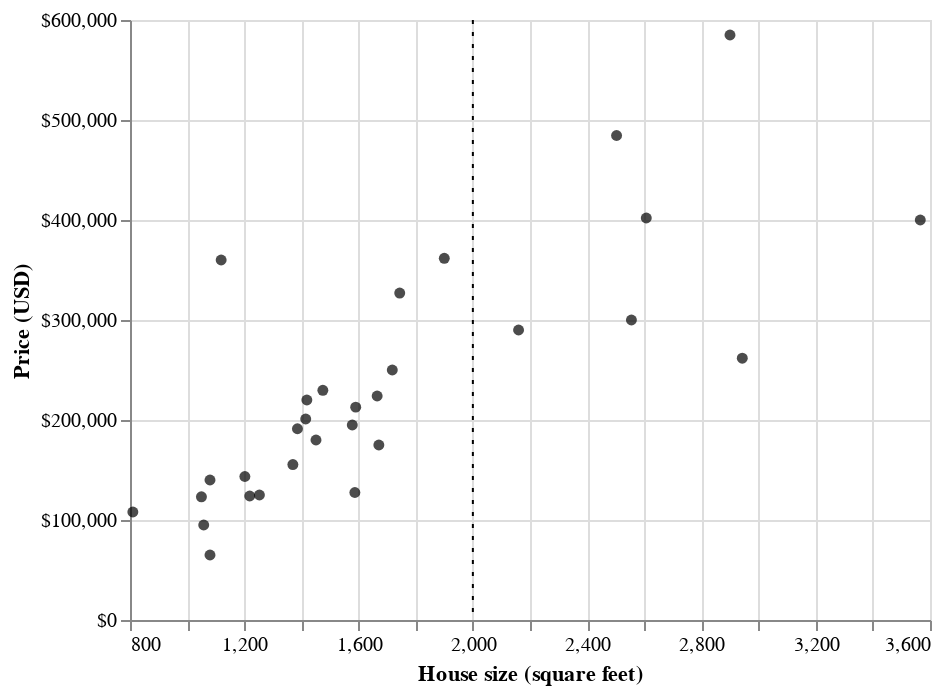

The notebook cell this image was saved under:
### Code cell
glue("fig:07-small-eda-regr", (small_plot + rule))

### Figure 1 — Vega-Lite specification as saved in the notebook (floating-point values rounded to 4 significant figures)
{"config": {"view": {"continuousWidth": 400, "continuousHeight": 300}}, "layer": [{"data": {"name": "data-6c4310a56276bc91345edbce6cd7e9e4"}, "mark": {"type": "circle", "color": "black"}, "encoding": {"x": {"field": "sqft", "scale": {"zero": false}, "title": "House size (square feet)", "type": "quantitative"}, "y": {"axis": {"format": "$,.0f"}, "field": "price", "title": "Price (USD)", "type": "quantitative"}}}, {"data": {"name": "data-dede3f53429ab08afa6de2a4430fc887"}, "mark": {"type": "rule", "strokeDash": [2, 4]}, "encoding": {"x": {"field": "x", "type": "quantitative"}}}], "$schema": "https://vega.github.io/schema/vega-lite/v4.17.0.json", "datasets": {"data-6c4310a56276bc91345edbce6cd7e9e4": [{"city": "ELK_GROVE", "zip": "z95758", "beds": 3, "baths": 3.0, "sqft": 2503, "type": "Residential", "price": 484500, "latitude": 38.41, "longitude": -121.4}, {"city": "ROCKLIN", "zip": "z95765", "beds": 4, "baths": 2.0, "sqft": 2607, "type": "Residential", "price": 402000, "latitude": 38.81, "longitude": -121.3}, {"city": "SACRAMENTO", "zip": "z95833", "beds": 3, "baths": 1.0, "sqft": 1080, "type": "Residential", "price": 140000, "latitude": 38.62, "longitude": -121.5}, {"city": "SACRAMENTO", "zip": "z95838", "beds": 3, "baths": 2.0, "sqft": 1219, "type": "Residential", "price": 124000, "latitude": 38.66, "longitude": -121.5}, {"city": "SACRAMENTO", "zip": "z95826", "beds": 3, "baths": 2.0, "sqft": 1451, "type": "Residential", "price": 180000, "latitude": 38.56, "longitude": -121.4}, {"city": "RANCHO_CORDOVA", "zip": "z95670", "beds": 3, "baths": 2.0, "sqft": 1671, "type": "Residential", "price": 175000, "latitude": 38.59, "longitude": -121.3}, {"city": "SACRAMENTO", "zip": "z95823", "beds": 4, "baths": 2.0, "sqft": 1900, "type": "Residential", "price": 361745, "latitude": 38.49, "longitude": -121.5}, {"city": "CITRUS_HEIGHTS", "zip": "z95621", "beds": 4, "baths": 2.0, "sqft": 1419, "type": "Residential", "price": 220000, "latitude": 38.7, "longitude": -121.3}, {"city": "SACRAMENTO", "zip": "z95823", "beds": 4, "baths": 2.0, "sqft": 1590, "type": "Residential", "price": 212864, "latitude": 38.45, "longitude": -121.4}, {"city": "ANTELOPE", "zip": "z95843", "beds": 4, "baths": 2.0, "sqft": 2160, "type": "Residential", "price": 290000, "latitude": 38.7, "longitude": -121.4}, {"city": "LINCOLN", "zip": "z95648", "beds": 5, "baths": 4.0, "sqft": 3566, "type": "Residential", "price": 400000, "latitude": 38.9, "longitude": -121.3}, {"city": "SACRAMENTO", "zip": "z95822", "beds": 3, "baths": 1.0, "sqft": 1058, "type": "Residential", "price": 95000, "latitude": 38.49, "longitude": -121.5}, {"city": "SACRAMENTO", "zip": "z95823", "beds": 3, "baths": 2.0, "sqft": 1386, "type": "Residential", "price": 191250, "latitude": 38.48, "longitude": -121.4}, {"city": "SACRAMENTO", "zip": "z95828", "beds": 4, "baths": 2.0, "sqft": 1587, "type": "Residential", "price": 127500, "latitude": 38.49, "longitude": -121.4}, {"city": "SACRAMENTO", "zip": "z95822", "beds": 2, "baths": 1.0, "sqft": 810, "type": "Residential", "price": 108000, "latitude": 38.52, "longitude": -121.5}, {"city": "SACRAMENTO", "zip": "z95834", "beds": 3, "baths": 2.0, "sqft": 1202, "type": "Residential", "price": 143500, "latitude": 38.63, "longitude": -121.5}, {"city": "LINCOLN", "zip": "z95648", "beds": 4, "baths": 3.0, "sqft": 2943, "type": "Residential", "price": 261800, "latitude": 38.88, "longitude": -121.3}, {"city": "RIO_LINDA", "zip": "z95673", "beds": 4, "baths": 2.0, "sqft": 1475, "type": "Residential", "price": 229665, "latitude": 38.7, "longitude": -121.5}, {"city": "SACRAMENTO", "zip": "z95838", "beds": 3, "baths": 2.0, "sqft": 1370, "type": "Residential", "price": 155435, "latitude": 38.65, "longitude": -121.4}, {"city": "SACRAMENTO", "zip": "z95816", "beds": 2, "baths": 2.0, "sqft": 1119, "type": "Condo", "price": 360000, "latitude": 38.54, "longitude": -121.5}, {"city": "SACRAMENTO", "zip": "z95822", "beds": 4, "baths": 2.0, "sqft": 1253, "type": "Residential", "price": 125000, "latitude": 38.48, "longitude": -121.5}, {"city": "ELK_GROVE", "zip": "z95624", "beds": 6, "baths": 3.0, "sqft": 2555, "type": "Residential", "price": 300000, "latitude": 38.4, "longitude": -121.3}, {"city": "CAMERON_PARK", "zip": "z95682", "beds": 3, "baths": 1.5, "sqft": 1415, "type": "Residential", "price": 201000, "latitude": 38.69, "longitude": -121.0}, {"city": "SACRAMENTO", "zip": "z95824", "beds": 3, "baths": 1.0, "sqft": 1050, "type": "Residential", "price": 123225, "latitude": 38.52, "longitude": -121.4}, {"city": "FOLSOM", "zip": "z95630", "beds": 5, "baths": 3.0, "sqft": 2900, "type": "Residential", "price": 585000, "latitude": 38.67, "longitude": -121.1}, {"city": "SACRAMENTO", "zip": "z95835", "beds": 3, "baths": 2.5, "sqft": 1718, "type": "Residential", "price": 250000, "latitude": 38.68, "longitude": -121.5}, {"city": "ROSEVILLE", "zip": "z95678", "beds": 3, "baths": 2.0, "sqft": 1744, "type": "Residential", "price": 326951, "latitude": 38.77, "longitude": -121.3}, {"city": "SACRAMENTO", "zip": "z95842", "beds": 4, "baths": 2.0, "sqft": 1578, "type": "Residential", "price": 195000, "latitude": 38.69, "longitude": -121.3}, {"city": "SACRAMENTO", "zip": "z95817", "beds": 2, "baths": 1.0, "sqft": 1080, "type": "Residential", "price": 65000, "latitude": 38.54, "longitude": -121.5}, {"city": "SACRAMENTO", "zip": "z95834", "beds": 3, "baths": 2.0, "sqft": 1665, "type": "Residential", "price": 224000, "latitude": 38.63, "longitude": -121.5}], "data-dede3f53429ab08afa6de2a4430fc887": [{"x": 2000}]}}
